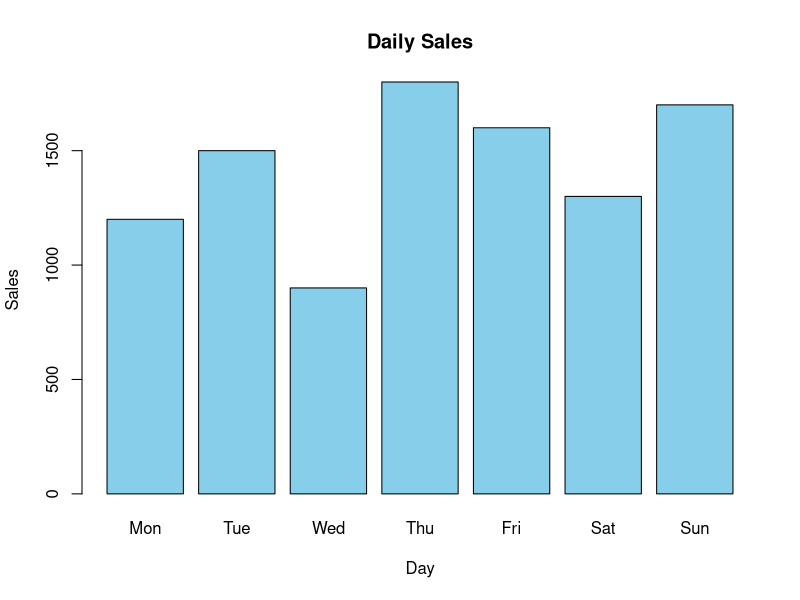

The R script that drew this image:
# Project 3: Daily Sales Visualization
# Purpose: Create a bar chart of sales over seven days.

# Create sample data
days <- c("Mon", "Tue", "Wed", "Thu", "Fri", "Sat", "Sun")
sales <- c(1200, 1500, 900, 1800, 1600, 1300, 1700)

# Display the sales data
print(data.frame(days, sales))

# Create a bar chart
barplot(
  sales,
  names.arg = days,
  main = "Daily Sales",
  xlab = "Day",
  ylab = "Sales",
  col = "skyblue"
)
